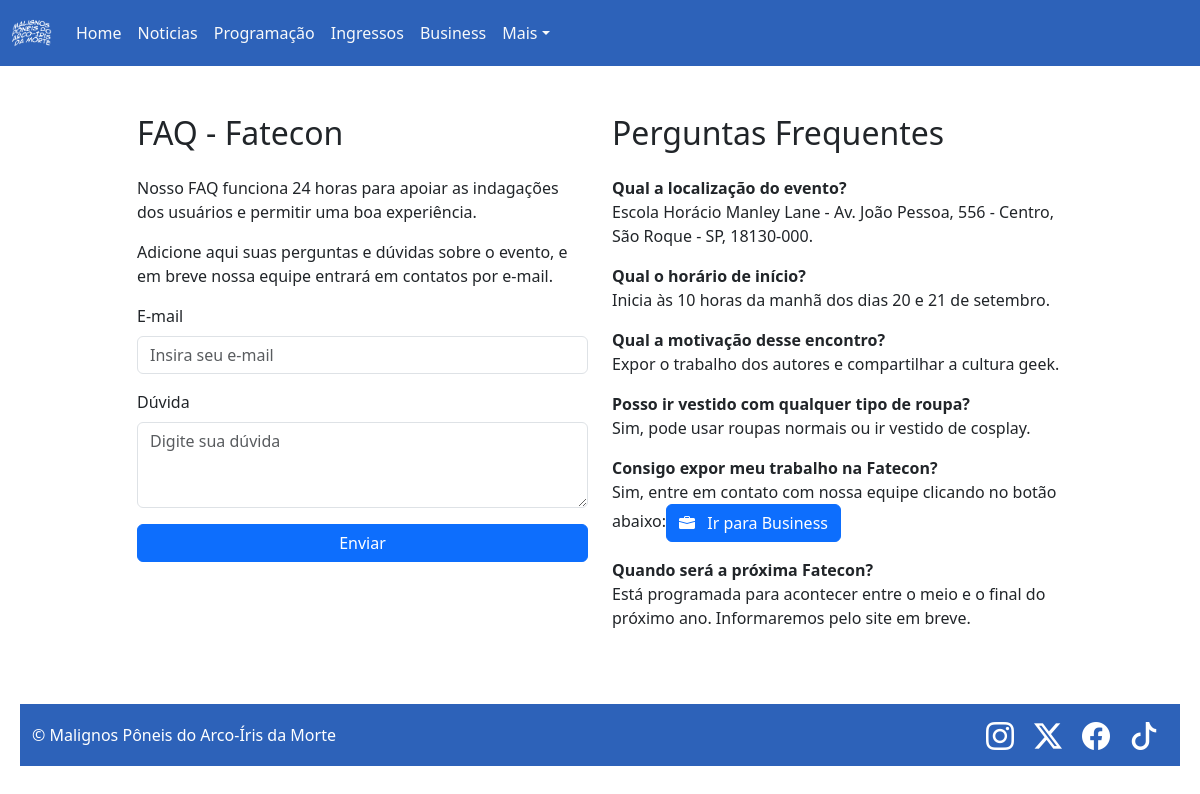
The app's page /faq.php with its own data.
### tables this page shows
CREATE TABLE faq (
    id INT AUTO_INCREMENT PRIMARY KEY,
    pergunta TEXT NOT NULL,
    resposta TEXT NOT NULL
);

### php/perguntasfaq.php (the view, shortened to what this page needs)
<?php include ('php/conectar.php') ?>
<?php
$sql = "SELECT pergunta, resposta FROM faq";
$result = $conn->query($sql);
?>
<aside>
    <section>
        <h2 class="mb-4">Perguntas Frequentes</h2>
        <ul class="list-unstyled">
            <?php
            if ($result->num_rows > 0) {
                while ($row = $result->fetch_assoc()) {
                    echo "<li><strong>" . htmlspecialchars($row['pergunta']) . "</strong></li>";
                    echo "<p>" . $row['resposta'] . "</p>";
                }
            } else {
                echo "<li>Nenhuma pergunta encontrada.</li>";
            }
            ?>
        </ul>
    </section>
</aside>

### css/css.css (style rules this page uses)
a { color: #007BFF; text-decoration: none; }

### records on screen
faq: pergunta "Qual a localização do evento?", resposta "Escola Horácio Manley Lane - Av. João Pessoa, 556 - Centro, São Roque - SP, 18130-000."
faq: pergunta "Qual o horário de início?", resposta "Inicia às 10 horas da manhã dos dias 20 e 21 de setembro."
faq: pergunta "Qual a motivação desse encontro?", resposta "Expor o trabalho dos autores e compartilhar a cultura geek."
faq: pergunta "Posso ir vestido com qualquer tipo de roupa?", resposta "Sim, pode usar roupas normais ou ir vestido de cosplay."
faq: pergunta "Consigo expor meu trabalho na Fatecon?", resposta "Sim, entre em contato com nossa equipe clicando no botão abaixo: Ir para Business"
faq: pergunta "Quando será a próxima Fatecon?", resposta "Está programada para acontecer entre o meio e o final do próximo ano. Informaremos pelo site em breve."
